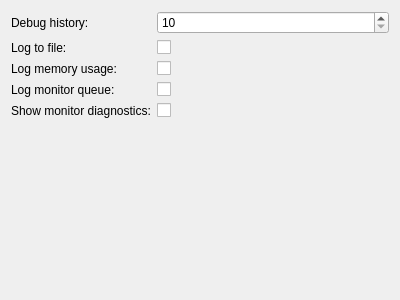
<?xml version="1.0" encoding="UTF-8"?>
<ui version="4.0">
 <class>DiagnosticConfig</class>
 <widget class="IConfigItem" name="DiagnosticConfig">
  <property name="geometry">
   <rect>
    <x>0</x>
    <y>0</y>
    <width>400</width>
    <height>300</height>
   </rect>
  </property>
  <property name="windowTitle">
   <string>Diagnostic</string>
  </property>
  <layout class="QGridLayout" name="gridLayout">
   <item row="2" column="0">
    <widget class="QLabel" name="label_3">
     <property name="text">
      <string>Log memory usage:</string>
     </property>
    </widget>
   </item>
   <item row="1" column="0">
    <widget class="QLabel" name="label_2">
     <property name="text">
      <string>Log to file:</string>
     </property>
    </widget>
   </item>
   <item row="0" column="0">
    <widget class="QLabel" name="label">
     <property name="text">
      <string>Debug history:</string>
     </property>
    </widget>
   </item>
   <item row="3" column="0">
    <widget class="QLabel" name="label_4">
     <property name="text">
      <string>Log monitor queue:</string>
     </property>
    </widget>
   </item>
   <item row="4" column="0">
    <widget class="QLabel" name="label_5">
     <property name="text">
      <string>Show monitor diagnostics:</string>
     </property>
    </widget>
   </item>
   <item row="4" column="1">
    <widget class="QCheckBox" name="m_ShowMonitorDiagnostics">
     <property name="text">
      <string/>
     </property>
    </widget>
   </item>
   <item row="3" column="1">
    <widget class="QCheckBox" name="m_LogMonitorQueue">
     <property name="text">
      <string/>
     </property>
    </widget>
   </item>
   <item row="2" column="1">
    <widget class="QCheckBox" name="m_LogMemoryUsage">
     <property name="text">
      <string/>
     </property>
    </widget>
   </item>
   <item row="1" column="1">
    <widget class="QCheckBox" name="m_LogToFile">
     <property name="text">
      <string/>
     </property>
    </widget>
   </item>
   <item row="0" column="1">
    <widget class="QSpinBox" name="m_DebugHistory">
     <property name="sizePolicy">
      <sizepolicy hsizetype="Expanding" vsizetype="Fixed">
       <horstretch>0</horstretch>
       <verstretch>0</verstretch>
      </sizepolicy>
     </property>
     <property name="correctionMode">
      <enum>QAbstractSpinBox::CorrectToNearestValue</enum>
     </property>
     <property name="minimum">
      <number>10</number>
     </property>
     <property name="maximum">
      <number>9999</number>
     </property>
    </widget>
   </item>
   <item row="5" column="0" colspan="2">
    <spacer name="verticalSpacer">
     <property name="orientation">
      <enum>Qt::Vertical</enum>
     </property>
     <property name="sizeHint" stdset="0">
      <size>
       <width>20</width>
       <height>40</height>
      </size>
     </property>
    </spacer>
   </item>
  </layout>
 </widget>
 <layoutdefault spacing="6" margin="11"/>
 <customwidgets>
  <customwidget>
   <class>IConfigItem</class>
   <extends>QWidget</extends>
   <header>IConfigItem.h</header>
   <container>1</container>
  </customwidget>
 </customwidgets>
 <tabstops>
  <tabstop>m_DebugHistory</tabstop>
  <tabstop>m_LogToFile</tabstop>
  <tabstop>m_LogMemoryUsage</tabstop>
  <tabstop>m_LogMonitorQueue</tabstop>
  <tabstop>m_ShowMonitorDiagnostics</tabstop>
 </tabstops>
 <resources/>
 <connections/>
</ui>
